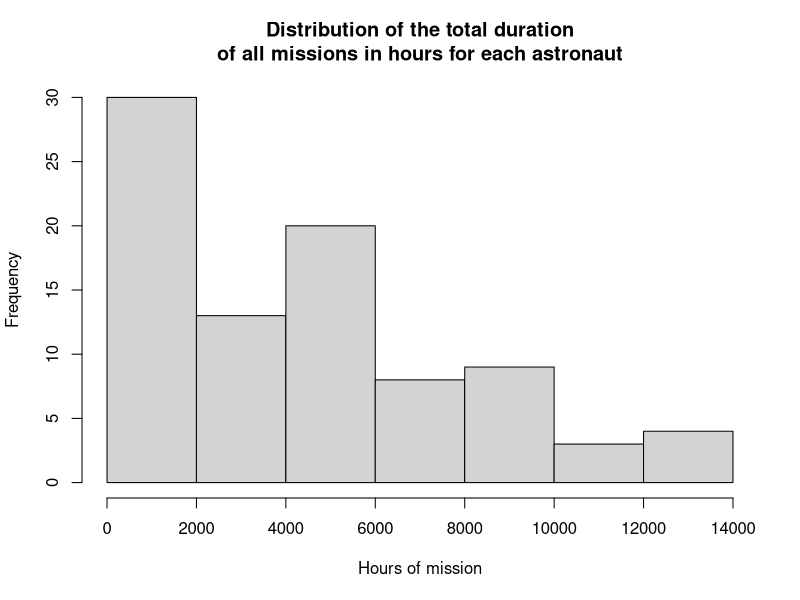
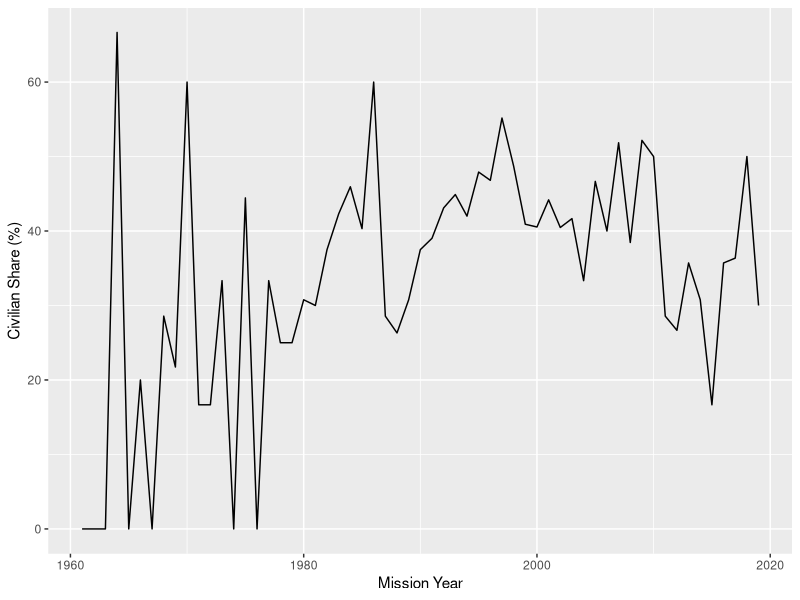
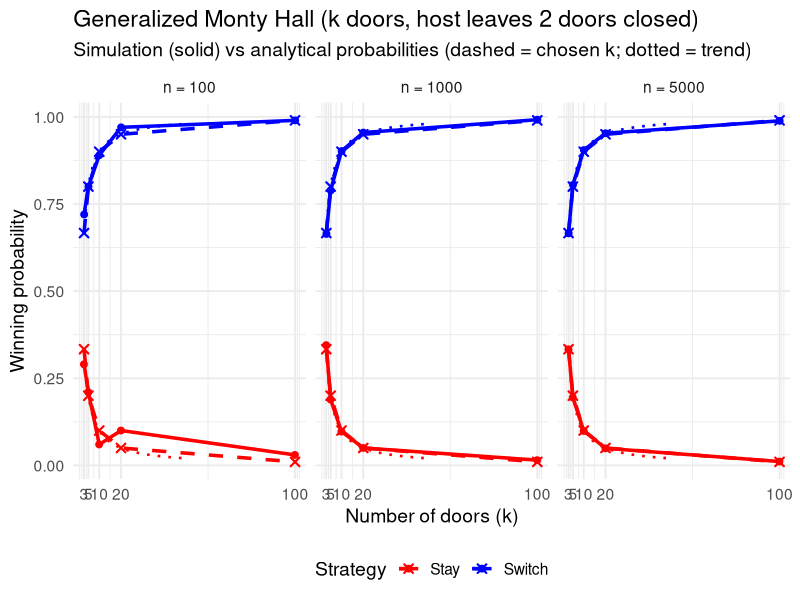

These figures' R source, in order:
## ---- chunk 1
knitr::opts_chunk$set(echo = TRUE,
                      eval = TRUE,
                      error = FALSE,
                      message = FALSE,
                      warning = FALSE,
                      comment = NA)
## ---- chunk 2
# LOAD THE PACKAGES YOU ARE USING IN THIS CODE CHUNK
# library(nameofpackage)

library(tidyverse)

## ---- chunk 3
# Unique astronuts in the full data set and in my subset
# load the data first
astronuts_data <- read.csv("astronauts.csv")
# column names of the data 
colnames(astronuts_data)

# dplyr loading 
library(dplyr)
#Unique number of astronauts
astronuts_data %>% 
  distinct(name) %>% 
  nrow() # This is total number of unique astronuts
#  For subset give to me
astronuts_data %>% 
  filter(year_of_birth >= 1965 & year_of_birth <= 1983) %>%
  distinct(name) %>% 
  nrow() # The number of unique astronauts with birth year of 1965-1983
  
## ---- chunk 4
# Overall share of female astronauts for subset I have been assigned
my_subset <- astronuts_data %>% 
  filter(year_of_birth >= 1965 & year_of_birth <= 1983)
# Calculate female share
female_share <- my_subset %>%
  summarise(
    total_astronauts = n(),
    female_count = sum(sex == "female", na.rm = TRUE),
    female_share = (female_count / total_astronauts) * 100
  )
cat("Share of female astronauts:", round(female_share$female_share, 2), "%\n")
Us_nationality <- my_subset %>% 
  summarise(
    total_astronauts = n(),
    US_national_count = sum(nationality == "U.S."),  
    US_share = (US_national_count/total_astronauts) * 100
  )
cat("Share of US Nationals:", round(Us_nationality$US_share, 2), "%\n")
## ---- chunk 5
# new data set 
total_hours_df <- my_subset %>%
  group_by(name) %>%
  summarise(total_hrs_sum = sum(hours_mission, na.rm = TRUE)) %>%
  ungroup()
head(total_hours_df) #


# Since it is continous data we can use histogram to plot it
hist(total_hours_df$total_hrs_sum, xlab = "Hours of mission", main = "Distribution of the total duration\nof all missions in hours for each astronaut")


## ---- chunk 6
## 
civilian_share <- astronuts_data %>%
  group_by(year_of_mission) %>%
  summarise(civilian_share = mean(military_civilian == "civilian", na.rm = TRUE) * 100)
# Create plot: since it shows trend line graph is more appropriate 
ggplot(civilian_share, aes(x = year_of_mission, y = civilian_share)) +
  geom_line() +
  labs(x = "Mission Year", y = "Civilian Share (%)")

## ---- chunk 7
library(stringr)

check_password <- function(pw) {
  # Rule 1: Contains "password" (case-insensitive)
  if (str_detect(pw, regex("password", ignore_case = TRUE))) {
    return("Terrible! 🚫")
  }
  
  # Rule 2: Too short
  if (str_length(pw) < 6) {
    return("Too weak 💤")
  }
  
  # Character class checks
  has_letter  <- str_detect(pw, "[A-Za-z]")
  has_number  <- str_detect(pw, "[0-9]")
  has_special <- str_detect(pw, "[!@#$%^&*?]")
  
  # Rule 5: letters + numbers + special
  if (has_letter && has_number && has_special) {
    return("Strong 💪")
  }
  
  # Rule 4: letters + numbers
  if (has_letter && has_number) {
    return("Better 👍")
  }
  
  # Rule 3: only letters
  if (str_detect(pw, "^[A-Za-z]+$")) {
    return("Meh 😐")
  }
  
  return("Unclear 🤔")
}

# Test cases
check_password("hello")        # Too weak 💤
check_password("hello123")     # Better 👍
check_password("PassWord!")    # Terrible! 🚫
check_password("abc!23")       # Strong 💪
check_password("abcdef")       # Meh 😐




## ---- chunk 8
# ------------------------------------------------------------
# Task 3 – The Monty Hall Machine
# ------------------------------------------------------------
# This task simulates the classic Monty Hall problem (3 doors)
# and also generalizes it to k doors.
# The goal is to compare the probability of winning when
# staying vs switching doors.
# ------------------------------------------------------------

library(tidyverse)

# ------------------------------
# 1️⃣ Classic 3-door Monty Hall
# ------------------------------
monty_hall_choice <- function(switch = TRUE) {
  doors <- c(1, 2, 3)
  car_door <- sample(doors, 1)              # Randomly hide the car
  contestant_choice <- sample(doors, 1)     # Contestant chooses a door
  
  # Monty reveals a goat door (not car, not contestant choice)
  available_doors_for_monty <- setdiff(doors, c(contestant_choice, car_door))
  if (contestant_choice == car_door) {
    monty_choice <- sample(available_doors_for_monty, 1)
  } else {
    monty_choice <- available_doors_for_monty
  }
  
  # If switching, pick the remaining unopened door
  if (switch) {
    contestant_choice <- setdiff(doors, c(contestant_choice, monty_choice))
  }
  
  # Return TRUE if contestant wins
  contestant_choice == car_door
}

# Example simulation: 100 rounds
set.seed(123)
res_switch <- replicate(100, monty_hall_choice(switch = TRUE))
res_stay   <- replicate(100, monty_hall_choice(switch = FALSE))

mean(res_switch)  # Probability of winning if switching
mean(res_stay)    # Probability of winning if staying

# ------------------------------
# 2️⃣ Simulation wrapper for n rounds
# ------------------------------
monty_hall_simulation <- function(n = 1000, switch = TRUE) {
  wins <- sum(replicate(n, monty_hall_choice(switch = switch)))
  wins / n
}

# Test wrapper function
monty_hall_simulation(n = 10000, switch = TRUE)   # ~0.66
monty_hall_simulation(n = 10000, switch = FALSE)  # ~0.33

# ------------------------------
# 3️⃣ Generalized Monty Hall (k doors)
# ------------------------------
monty_hall_general <- function(k = 3, switch = TRUE) {
  if (k < 3) stop("k must be >= 3 because the host leaves 2 doors closed.")
  
  doors <- 1:k
  car_door <- sample(doors, 1)
  contestant_choice <- sample(doors, 1)
  
  # Doors Monty can open (not contestant's choice, not car)
  available_to_open <- setdiff(doors, c(contestant_choice, car_door))
  
  # Monty keeps exactly one other door closed in addition to contestant's choice
  if (contestant_choice == car_door) {
    monty_keep <- sample(available_to_open, 1)
  } else {
    monty_keep <- car_door
  }
  
  final_doors <- c(contestant_choice, monty_keep)
  
  # Switch or stay
  if (switch) {
    contestant_choice <- setdiff(final_doors, contestant_choice)
  }
  
  # Return TRUE if contestant wins
  contestant_choice == car_door
}

# Wrapper for generalized simulation
monty_hall_general_simulation <- function(n = 1000, k = 3, switch = TRUE) {
  wins <- sum(replicate(n, monty_hall_general(k = k, switch = switch)))
  wins / n
}

# ------------------------------
# 4️⃣ Run experiments and visualize
# ------------------------------
set.seed(123)
k_values <- c(3, 5, 10, 20, 100)
n_values <- c(100, 1000, 5000)

# Run simulations for all combinations of k, n, switch
results <- expand.grid(k = k_values, n = n_values, switch = c(FALSE, TRUE)) %>%
  mutate(win_prob = mapply(
    function(kk, nn, sw) monty_hall_general_simulation(n = nn, k = kk, switch = sw),
    k, n, switch
  ))

# Analytical probabilities for overlay
theory <- expand.grid(k = k_values, switch = c(FALSE, TRUE), n = n_values) %>%
  mutate(win_prob = ifelse(switch, (k - 1) / k, 1 / k))

# Smooth trend for wider k range
theory_smooth <- expand.grid(k = 3:50, switch = c(FALSE, TRUE), n = n_values) %>%
  mutate(win_prob = ifelse(switch, (k - 1) / k, 1 / k))

# Plot: Simulation vs Analytical
ggplot(results, aes(x = k, y = win_prob, color = switch, group = switch)) +
  geom_line(size = 1.2) +
  geom_point(position = position_dodge(width = 0.2), size = 2) +
  facet_wrap(~ n, labeller = labeller(n = function(x) paste("n =", x))) +
  
  geom_line(data = theory, aes(x = k, y = win_prob, color = switch, group = switch),
            linetype = "dashed", linewidth = 1.2) +
  geom_point(data = theory, aes(x = k, y = win_prob, color = switch),
             shape = 4, stroke = 1.1, size = 2.2) +
  
  geom_line(data = theory_smooth, aes(x = k, y = win_prob, color = switch, group = switch),
            linetype = "dotted", linewidth = 0.9) +
  
  labs(
    title = "Generalized Monty Hall (k doors, host leaves 2 doors closed)",
    subtitle = "Simulation (solid) vs analytical probabilities (dashed = chosen k; dotted = trend)",
    x = "Number of doors (k)",
    y = "Winning probability",
    color = "Strategy"
  ) +
  scale_color_manual(
    breaks  = c(FALSE, TRUE),
    labels  = c("Stay", "Switch"),
    values  = c("red", "blue")
  ) +
  scale_x_continuous(breaks = k_values) +
  theme_minimal(base_size = 14) +
  theme(legend.position = "bottom")
